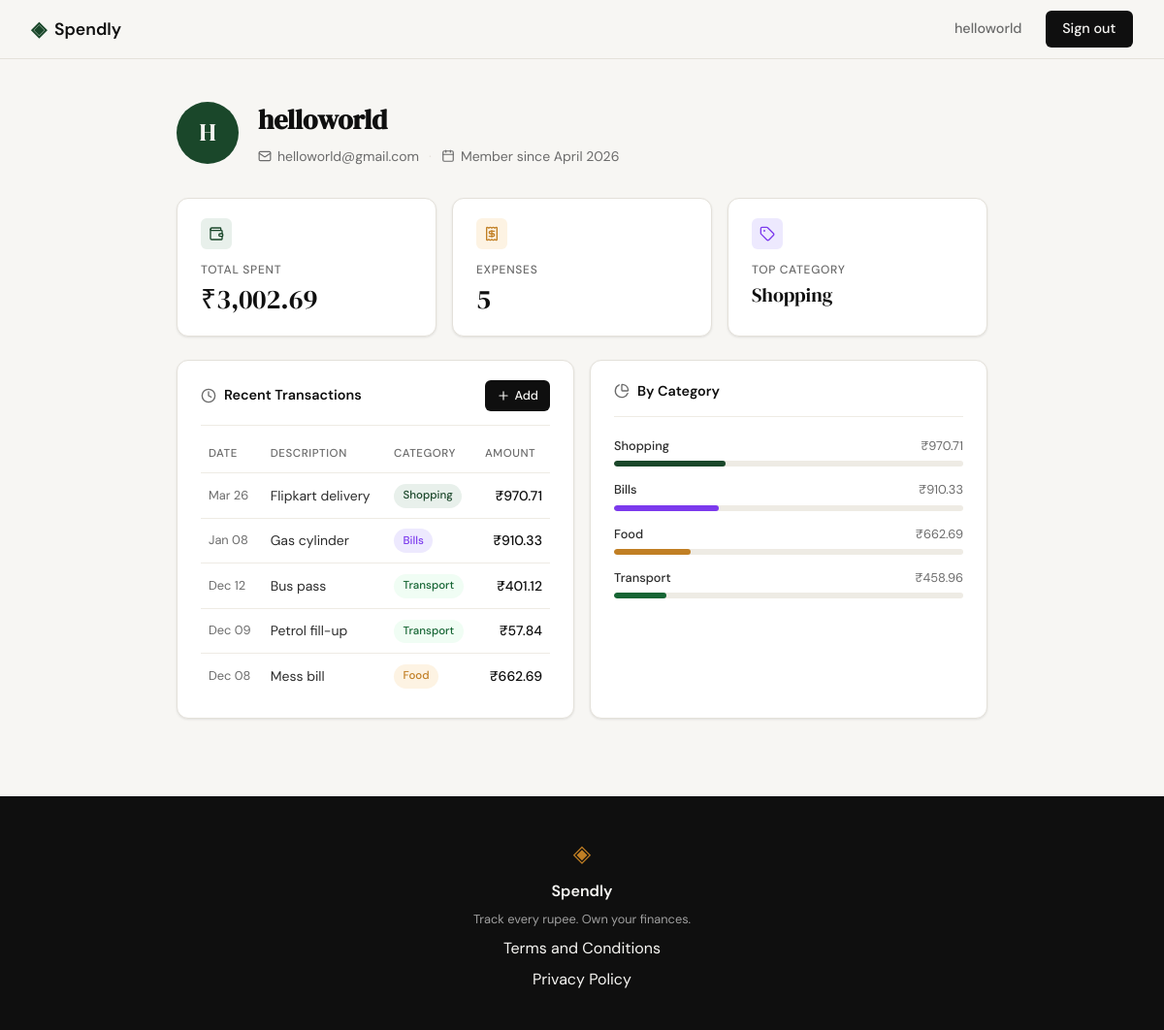
Page /profile (signed in) on the committed database.
### tables this page shows
CREATE TABLE users (
            id            INTEGER PRIMARY KEY AUTOINCREMENT,
            name          TEXT    NOT NULL,
            email         TEXT    UNIQUE NOT NULL,
            password_hash TEXT    NOT NULL,
            created_at    TEXT    DEFAULT (datetime('now'))
        );

CREATE TABLE expenses (
            id          INTEGER PRIMARY KEY AUTOINCREMENT,
            user_id     INTEGER NOT NULL REFERENCES users(id),
            amount      REAL    NOT NULL,
            category    TEXT    NOT NULL,
            date        TEXT    NOT NULL,
            description TEXT,
            created_at  TEXT    DEFAULT (datetime('now'))
        );

### app.py (the view)
@app.route("/profile")
def profile():
    if not session.get("user_id"):
        return redirect(url_for("login"))
    user_row = get_user_by_id(session["user_id"])
    created_at = datetime.strptime(user_row["created_at"], "%Y-%m-%d %H:%M:%S")
    user = {
        "name": user_row["name"],
        "initials": user_row["name"][0].upper(),
        "email": user_row["email"],
        "member_since": created_at.strftime("%B %Y"),
    }
    expenses = get_expenses_by_user(session["user_id"])
    cat_totals = get_category_totals(session["user_id"])
    if expenses:
        grand_total = sum(row["amount"] for row in expenses)
        top_category = cat_totals[0]["category"] if cat_totals else "—"
        stats = {
            "total": f"₹{grand_total:,.2f}",
            "count": len(expenses),
            "top_category": top_category,
        }
    else:
        stats = {"total": "₹0.00", "count": 0, "top_category": "—"}
    transactions = [
        {
            "date": datetime.strptime(row["date"], "%Y-%m-%d").strftime("%b %d"),
            "description": row["description"],
            "category": row["category"],
            "amount": f"₹{row['amount']:,.2f}",
        }
        for row in expenses[:5]
    ]
    grand_total_for_pct = sum(row["amount"] for row in expenses) if expenses else 0
    categories = [
        {
            "name": row["category"],
            "amount": f"₹{row['total']:,.2f}",
            "pct": round(row["total"] / grand_total_for_pct * 100) if grand_total_for_pct else 0,
        }
        for row in cat_totals
    ]
    return render_template(
        "profile.html",
        user=user,
        stats=stats,
        transactions=transactions,
        categories=categories,
    )

### database/db.py (called while the page is built)
def get_db():
    conn = sqlite3.connect(DB_PATH)
    conn.row_factory = sqlite3.Row
    conn.execute("PRAGMA foreign_keys = ON")
    return conn

def get_category_totals(user_id):
    conn = get_db()
    rows = conn.execute(
        """
        SELECT category, SUM(amount) AS total
        FROM expenses
        WHERE user_id = ?
        GROUP BY category
        ORDER BY total DESC
        """,
        (user_id,),
    ).fetchall()
    conn.close()
    return rows

def get_user_by_id(user_id):
    conn = get_db()
    user = conn.execute(
        "SELECT * FROM users WHERE id = ?", (user_id,)
    ).fetchone()
    conn.close()
    return user

def get_expenses_by_user(user_id):
    conn = get_db()
    rows = conn.execute(
        "SELECT * FROM expenses WHERE user_id = ? ORDER BY date DESC, created_at DESC",
        (user_id,),
    ).fetchall()
    conn.close()
    return rows

### templates/profile.html (shortened to what this page needs)
{% extends "base.html" %}
{% block content %}
<div class="profile-page">
  <div class="profile-header">
    <div class="profile-avatar">{{ user.initials }}</div>
    <div class="profile-info">
      <h1 class="profile-name">{{ user.name }}</h1>
      <p class="profile-meta">
        <i data-lucide="mail"></i>
        {{ user.email }}
        <span class="meta-sep">·</span>
        <i data-lucide="calendar"></i>
        Member since {{ user.member_since }}
      </p>
    </div>
  </div>
  <div class="stats-row">
    <div class="stat-card">
      <div class="stat-icon stat-icon--green">
        <i data-lucide="wallet"></i>
      </div>
      <p class="stat-label">Total Spent</p>
      <p class="stat-value">{{ stats.total }}</p>
    </div>
    <div class="stat-card">
      <div class="stat-icon stat-icon--amber">
        <i data-lucide="receipt"></i>
      </div>
      <p class="stat-label">Expenses</p>
      <p class="stat-value">{{ stats.count }}</p>
    </div>
    <div class="stat-card">
      <div class="stat-icon stat-icon--purple">
        <i data-lucide="tag"></i>
      </div>
      <p class="stat-label">Top Category</p>
      <p class="stat-value stat-value--sm">{{ stats.top_category }}</p>
    </div>
  </div>
  <div class="profile-grid">
    <div class="profile-card">
      <div class="card-header">
        <h2 class="card-title">
          <i data-lucide="clock"></i>
          Recent Transactions
        </h2>
        <a href="{{ url_for('add_expense') }}" class="btn-primary btn-sm">
          <i data-lucide="plus"></i> Add
        </a>
      </div>
      <table class="txn-table">
        <thead>
          <tr>
            <th>Date</th>
            <th>Description</th>
            <th>Category</th>
            <th class="align-right">Amount</th>
          </tr>
        </thead>
        <tbody>
          {% for tx in transactions %}
          <tr>
            <td class="txn-date">{{ tx.date }}</td>
            <td class="txn-desc">{{ tx.description }}</td>
            <td><span class="badge badge-{{ tx.category | lower }}">{{ tx.category }}</span></td>
            <td class="txn-amount align-right">{{ tx.amount }}</td>
          </tr>
          {% endfor %}
        </tbody>
      </table>
    </div>
    <div class="profile-card">
      <div class="card-header">
        <h2 class="card-title">
          <i data-lucide="pie-chart"></i>
          By Category
        </h2>
      </div>
      <div class="cat-list">
        {% for cat in categories %}
        <div class="cat-row">
          <div class="cat-meta">
            <span class="cat-name">{{ cat.name }}</span>
            <span class="cat-amount">{{ cat.amount }}</span>
          </div>
          <div class="cat-track">
            <div class="cat-bar cat-bar--{{ cat.name | lower }}" style="width: {{ cat.pct }}%"></div>
          </div>
        </div>
        {% endfor %}
      </div>
    </div>
  </div>
</div>
{% endblock %}

### templates/base.html (shortened to what this page needs)
<!DOCTYPE html>
<html lang="en">
<head>
    <link rel="stylesheet" href="{{ url_for('static', filename='css/style.css') }}">
</head>
<body>
    <nav class="navbar">
        <div class="nav-inner">
            <a href="{{ url_for('landing') }}" class="nav-brand">
                <span class="brand-icon">◈</span>
                <span class="brand-name">Spendly</span>
            </a>
            <div class="nav-links">
                {% if session.get('user_id') %}
                    <span class="nav-user">{{ session.get('user_name') }}</span>
                    <a href="{{ url_for('logout') }}" class="nav-cta">Sign out</a>
                {% else %}
                    <a href="{{ url_for('login') }}">Sign in</a>
                    <a href="{{ url_for('register') }}" class="nav-cta">Get started</a>
                {% endif %}
            </div>
        </div>
    </nav>
    <main class="main-content">
        {% block content %}{% endblock %}
    </main>
    <footer class="footer">
        <div class="footer-inner">
            <span class="brand-icon">◈</span>
            <span class="footer-name">Spendly</span>
            <p class="footer-copy">Track every rupee. Own your finances.</p>
            <p><a href="/terms">Terms and Conditions</a></p>
            <p><a href="/privacy">Privacy Policy</a></p>
        </div>
    </footer>
</body>
</html>

### rows in the picture
users: get "helloworld", name "helloworld", email "helloworld@gmail.com"
expenses: top_category "Shopping", date "Mar 26", description "Flipkart delivery", category "Shopping", amount "₹970.71"
expenses: date "Jan 08", description "Gas cylinder", category "Bills", amount "₹910.33"
expenses: date "Dec 12", description "Bus pass", category "Transport", amount "₹401.12"
expenses: date "Dec 09", description "Petrol fill-up", category "Transport", amount "₹57.84"
expenses: date "Dec 08", description "Mess bill", category "Food", amount "₹662.69"

### other values in the picture
{{ user.initials }} "H"
{{ user.member_since }} "April 2026"
{{ stats.total }} "₹3,002.69"
{{ stats.count }} "5"
{{ cat.name }} "Shopping" "Bills" "Food" "Transport"
{{ cat.amount }} "₹970.71" "₹910.33" "₹662.69" "₹458.96"
